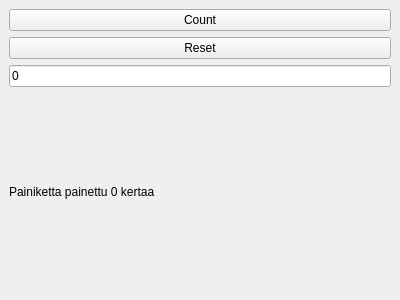
<?xml version="1.0" encoding="UTF-8"?>
<ui version="4.0">
  <class>MainWindow</class>
  <widget class="QMainWindow" name="MainWindow">
    <property name="geometry">
      <rect>
        <x>0</x>
        <y>0</y>
        <width>400</width>
        <height>300</height>
      </rect>
    </property>
    <widget class="QWidget" name="centralwidget">
      <layout class="QVBoxLayout">
        <item>
          <widget class="QPushButton" name="btnCount">
            <property name="text">
              <string>Count</string>
            </property>
          </widget>
        </item>
        <item>
          <widget class="QPushButton" name="btnReset">
            <property name="text">
              <string>Reset</string>
            </property>
          </widget>
        </item>
        <item>
          <widget class="QLineEdit" name="txtResult">
            <property name="text">
              <string>0</string>
            </property>
          </widget>
        </item>
        <item>
          <widget class="QLabel" name="labelInfo">
            <property name="text">
              <string>Painiketta painettu 0 kertaa</string>
            </property>
          </widget>
        </item>
      </layout>
    </widget>
  </widget>
</ui>
